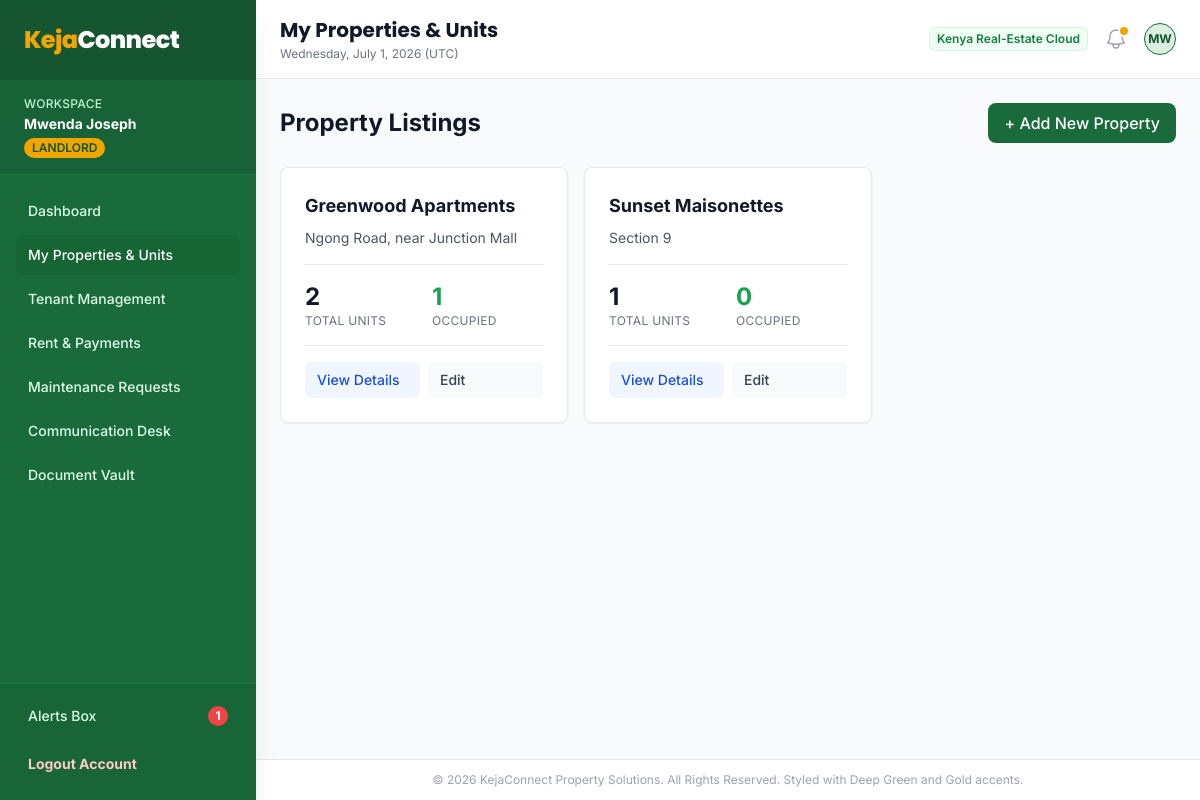
The page /landlord/properties/index.php (signed in) on the database its author committed.
### tables this page shows
CREATE TABLE IF NOT EXISTS `properties` (
  `id` INT AUTO_INCREMENT PRIMARY KEY,
  `landlord_id` INT NOT NULL,
  `name` VARCHAR(100) NOT NULL,
  `address` VARCHAR(255) NOT NULL,
  `county` VARCHAR(100) NOT NULL,
  `property_type` ENUM('apartment', 'bedsitter', 'studio', 'maisonette', 'bungalow') NOT NULL,
  `total_units` INT NOT NULL DEFAULT 1,
  `description` TEXT NULL,
  `amenities` TEXT NULL,  
  `photos` JSON NULL,     
  `status` ENUM('active', 'inactive') NOT NULL DEFAULT 'active',
  `created_at` TIMESTAMP DEFAULT CURRENT_TIMESTAMP,
  FOREIGN KEY (`landlord_id`) REFERENCES `users` (`id`) ON DELETE CASCADE,
  INDEX `idx_landlord` (`landlord_id`)
);

### includes/functions.php (called while the page is built, shortened)
<?php
function sanitize($data) {
    return htmlspecialchars(trim($data), ENT_QUOTES, 'UTF-8');
}

### landlord/properties/index.php (the view, shortened to what this page needs)
<?php
require_once __DIR__ . '/../../includes/functions.php';
$landlord_id = $_SESSION['user_id'];
$db = get_db_connection();
$stmt = $db->prepare("
    SELECT p.*,
           COUNT(u.id) as total_units,
           SUM(CASE WHEN u.status = 'occupied' THEN 1 ELSE 0 END) as occupied_units
    FROM properties p
    LEFT JOIN units u ON p.id = u.property_id
    WHERE p.landlord_id = ?
    GROUP BY p.id
    ORDER BY p.created_at DESC
");
$stmt->execute([$landlord_id]);
$properties = $stmt->fetchAll();
include __DIR__ . '/../../includes/header.php';
?>
<div class="grid grid-cols-1 gap-6">
    <div class="flex items-center justify-between">
        <h2 class="text-2xl font-bold text-gray-900">Property Listings</h2>
        <a href="<?php echo BASE_URL; ?>/landlord/properties/add.php" class="inline-flex items-center px-4 py-2 rounded-lg bg-brand-600 text-white font-medium hover:bg-brand-700">
            <span>+ Add New Property</span>
        </a>
    </div>
    <?php if (!empty($properties)): ?>
        <div class="grid grid-cols-1 gap-4 sm:grid-cols-2 lg:grid-cols-3">
            <?php foreach ($properties as $prop): ?>
                <div class="bg-white overflow-hidden shadow-sm rounded-lg border border-gray-200 hover:shadow-md transition-shadow">
                    <div class="p-6">
                        <h3 class="text-lg font-bold text-gray-900 mb-2"><?php echo sanitize($prop['name']); ?></h3>
                        <p class="text-sm text-gray-600 mb-4"><?php echo sanitize($prop['address']); ?></p>
                        <div class="grid grid-cols-2 gap-4 mb-4 py-4 border-t border-b">
                            <div>
                                <p class="text-2xl font-bold text-gray-900"><?php echo (int)$prop['total_units'] ?? 0; ?></p>
                                <p class="text-xs text-gray-500 uppercase tracking-wide">Total Units</p>
                            </div>
                            <div>
                                <p class="text-2xl font-bold text-green-600"><?php echo (int)$prop['occupied_units'] ?? 0; ?></p>
                                <p class="text-xs text-gray-500 uppercase tracking-wide">Occupied</p>
                            </div>
                        </div>
                        <div class="flex space-x-2">
                            <a href="<?php echo BASE_URL; ?>/landlord/properties/view.php?id=<?php echo $prop['id']; ?>" class="flex-1 px-3 py-2 rounded-md bg-blue-50 text-blue-700 text-sm font-medium hover:bg-blue-100">
                                View Details
                            </a>
                            <a href="<?php echo BASE_URL; ?>/landlord/properties/edit.php?id=<?php echo $prop['id']; ?>" class="flex-1 px-3 py-2 rounded-md bg-gray-50 text-gray-700 text-sm font-medium hover:bg-gray-100">
                                Edit
                            </a>
                        </div>
                    </div>
                </div>
            <?php endforeach; ?>
        </div>
    <?php endif; ?>
</div>
<?php include __DIR__ . '/../../includes/footer.php'; ?>

### includes/header.php (style rules this page uses)
body { font-family: 'Inter', sans-serif; }

### rows shown on the page
properties: name "Greenwood Apartments", address "Ngong Road, near Junction Mall", total_units "2", occupied_units "1"
properties: name "Sunset Maisonettes", address "Section 9", total_units "1", occupied_units "0"

### other values the page prints
$user_name "Mwenda Joseph"
$user_role "LANDLORD"
$unread_notices "1"
$page_heading "My Properties & Units"
substr($user_name, 0, 2) "MW"
APP_COMPANY "KejaConnect Property Solutions"
